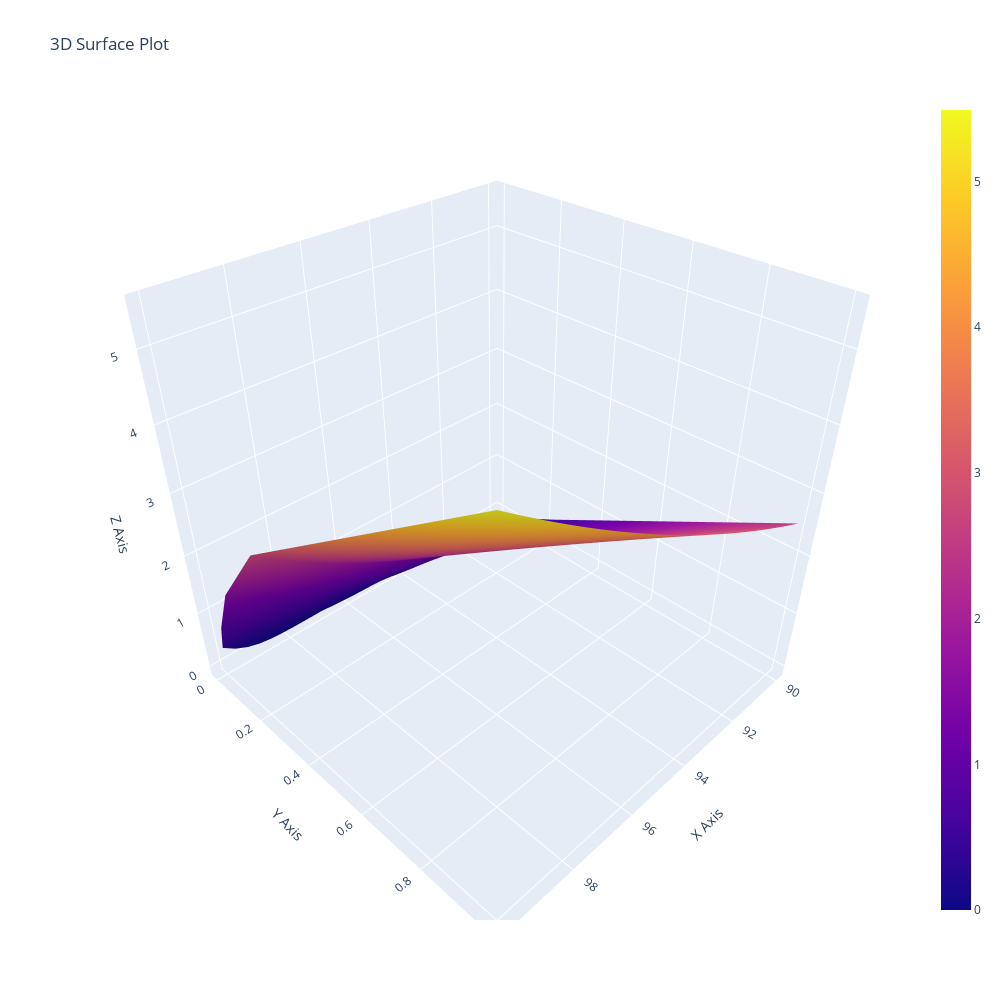

Notebook code cell kept with this figure:
### Code cell
# Reshape data for the surface plot
x = sorted(market_data_df['K'].unique())
y = sorted(market_data_df['T'].unique())
z = market_data_df.pivot(index='T', columns='K', values='P').values

# Create the 3D surface plot
fig = go.Figure(data=[go.Surface(z=z, x=x, y=y)])

# Add titles
fig.update_layout(
    title="3D Surface Plot",
    scene=dict(
        xaxis_title="X Axis",
        yaxis_title="Y Axis",
        zaxis_title="Z Axis"
    ),
    width=1000, height=1000,
)

# Show the plot
fig.show()

### Figure 1 — Plotly figure (JSON) as saved in the notebook; plotly's stock layout.template omitted (floating-point values rounded to 4 significant figures; data arrays with more than 128 entries replaced by an {"elided": "..."} marker saying what was removed)
{"data": [{"type": "surface", "x": [90, 90.34, 90.69, 91.03, 91.38, 91.72, 92.07, 92.41, 92.76, 93.1, 93.45, 93.79, 94.14, 94.48, 94.83, 95.17, 95.52, 95.86, 96.21, 96.55, 96.9, 97.24, 97.59, 97.93, 98.28, 98.62, 98.97, 99.31, 99.66, 100], "y": [0.004, 0.02, 0.08, 0.24, 1], "z": {"elided": "5x30 float values"}}], "layout": {"height": 1000, "scene": {"xaxis": {"title": {"text": "X Axis"}}, "yaxis": {"title": {"text": "Y Axis"}}, "zaxis": {"title": {"text": "Z Axis"}}}, "title": {"text": "3D Surface Plot"}, "width": 1000}}
